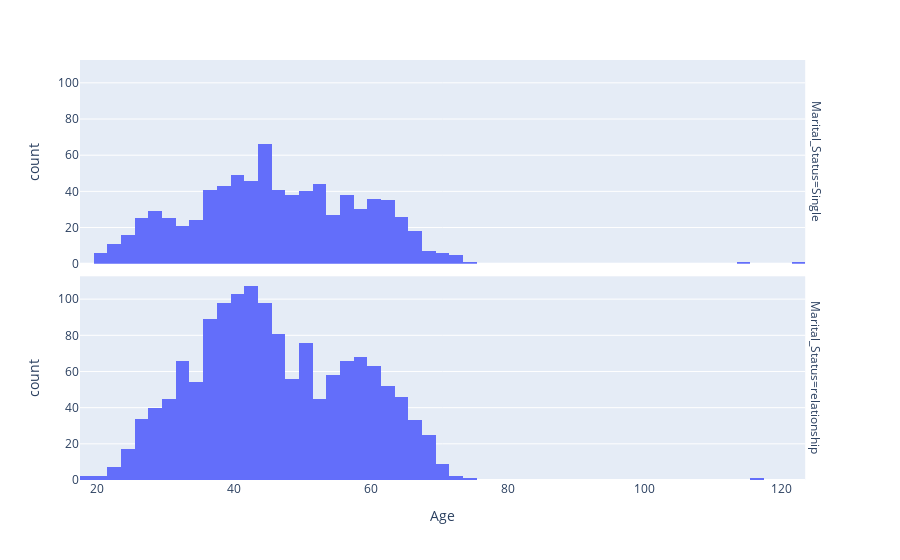

Notebook cell for this chart:
### Code cell
fig = px.histogram (df, x = "Age",  facet_row = "Marital_Status",  template = 'plotly')
fig.show ()

### Figure 1 — Plotly figure (JSON) as saved in the notebook; plotly's stock layout.template omitted (floating-point values rounded to 4 significant figures; data arrays with more than 128 entries replaced by an {"elided": "..."} marker saying what was removed)
{"data": [{"alignmentgroup": "True", "bingroup": "x", "hovertemplate": "Marital_Status=Single<br>Age=%{x}<br>count=%{y}<extra></extra>", "legendgroup": "", "marker": {"color": "#636efa", "pattern": {"shape": ""}}, "name": "", "offsetgroup": "", "orientation": "v", "showlegend": false, "type": "histogram", "x": {"elided": "796 int values"}, "xaxis": "x2", "yaxis": "y2"}, {"alignmentgroup": "True", "bingroup": "x", "hovertemplate": "Marital_Status=relationship<br>Age=%{x}<br>count=%{y}<extra></extra>", "legendgroup": "", "marker": {"color": "#636efa", "pattern": {"shape": ""}}, "name": "", "offsetgroup": "", "orientation": "v", "showlegend": false, "type": "histogram", "x": {"elided": "1444 int values"}, "xaxis": "x", "yaxis": "y"}], "layout": {"annotations": [{"font": {}, "showarrow": false, "text": "Marital_Status=relationship", "textangle": 90, "x": 0.98, "xanchor": "left", "xref": "paper", "y": 0.2425, "yanchor": "middle", "yref": "paper"}, {"font": {}, "showarrow": false, "text": "Marital_Status=Single", "textangle": 90, "x": 0.98, "xanchor": "left", "xref": "paper", "y": 0.7575, "yanchor": "middle", "yref": "paper"}], "barmode": "relative", "legend": {"tracegroupgap": 0}, "margin": {"t": 60}, "xaxis": {"anchor": "y", "domain": [0, 0.98], "title": {"text": "Age"}}, "xaxis2": {"anchor": "y2", "domain": [0, 0.98], "matches": "x", "showticklabels": false}, "yaxis": {"anchor": "x", "domain": [0, 0.485], "title": {"text": "count"}}, "yaxis2": {"anchor": "x2", "domain": [0.515, 1], "matches": "y", "title": {"text": "count"}}}}
